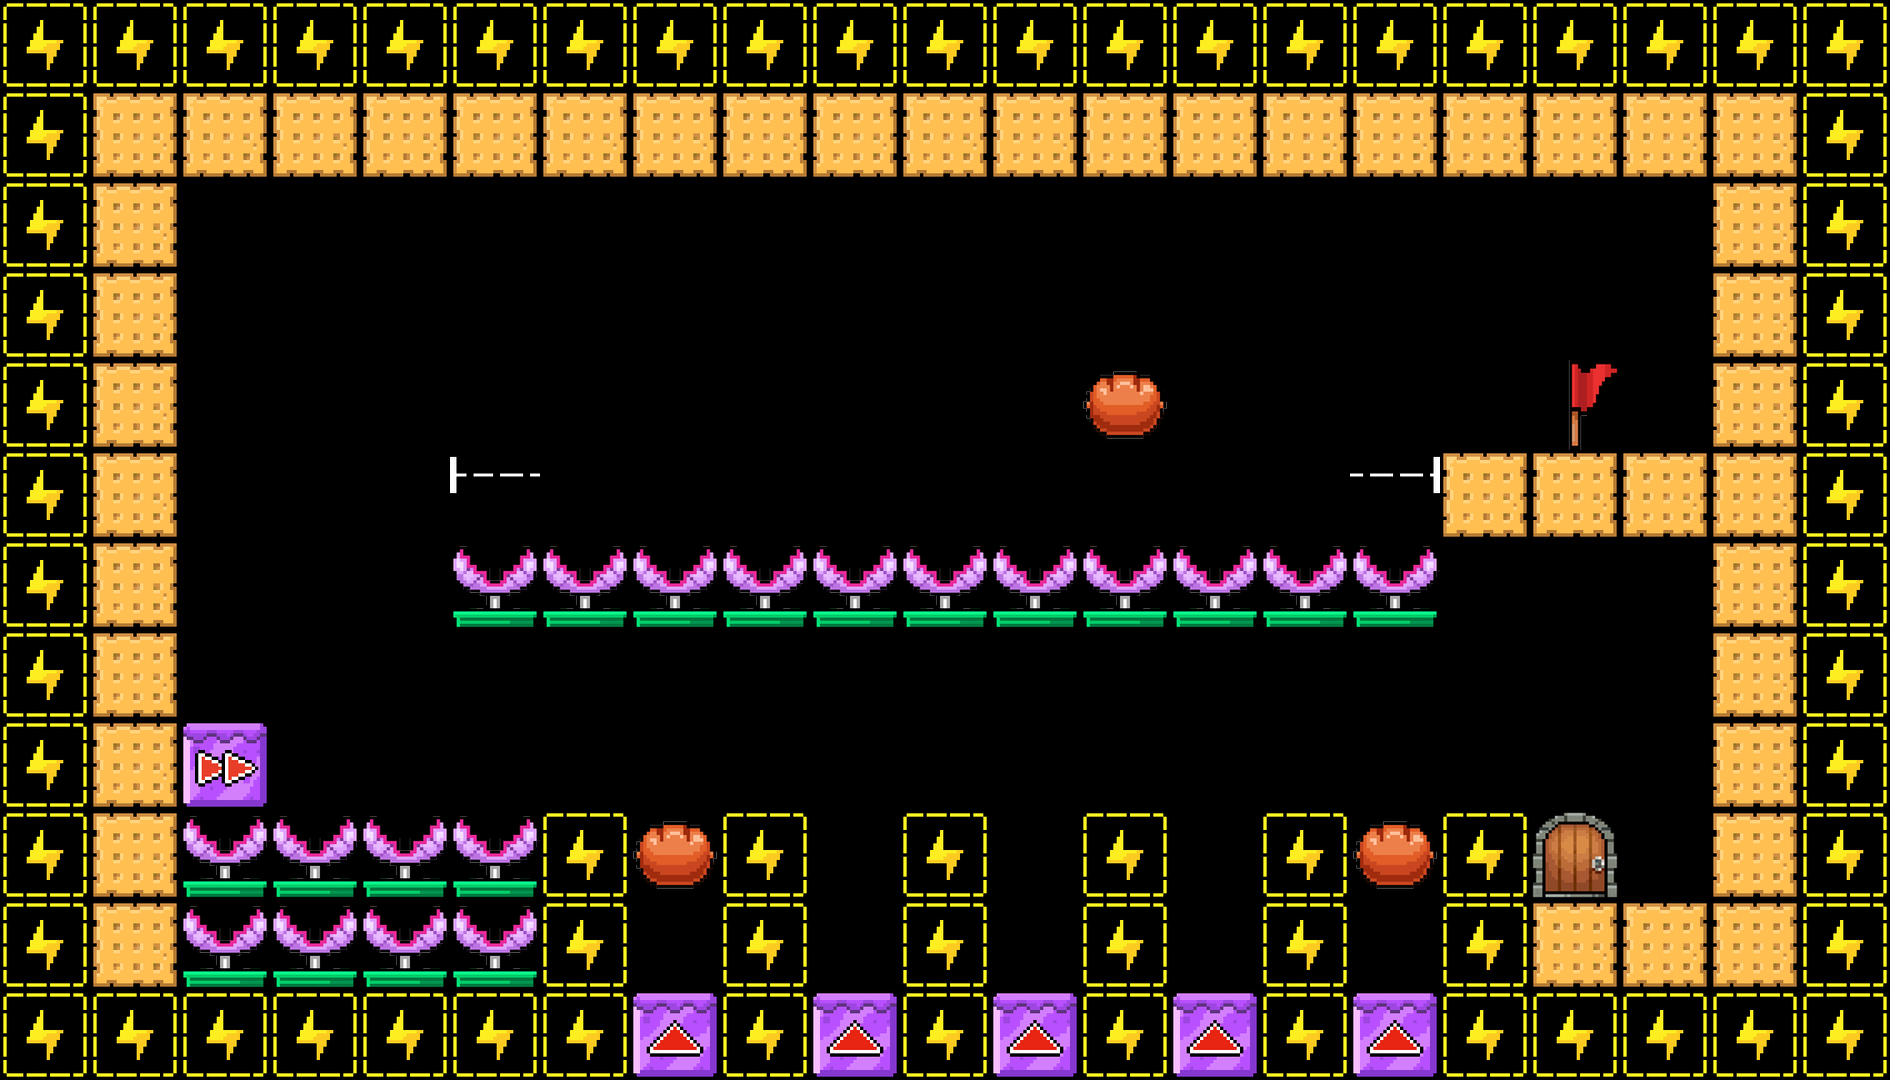

This game map was drawn from its Tiled (.tmx) file and the tilesets committed beside it. A one-line description and the full map source follow:
An orthogonal 21x12 tile map with 90x90 px tiles, 1 tile layer (TileLayer).

<map version="1.5" tiledversion="1.7.2" orientation="orthogonal" renderorder="right-down" width="21" height="12" tilewidth="90" tileheight="90" infinite="0" nextlayerid="2" nextobjectid="1">
 <properties>
  <property name="block_move_width" value="3" />
 </properties>
 <tileset firstgid="1" source="tile_90.tsx" />
 <layer id="1" name="TileLayer" width="21" height="12">
  <data encoding="csv">
17,17,17,17,17,17,17,17,17,17,17,17,17,17,17,17,17,17,17,17,17,
17,7,7,7,7,7,7,7,7,7,7,7,7,7,7,7,7,7,7,7,17,
17,7,0,0,0,0,0,0,0,0,0,0,0,0,0,0,0,0,0,7,17,
17,7,0,0,0,0,0,0,0,0,0,0,0,0,0,0,0,0,0,7,17,
17,7,0,0,0,0,0,0,0,0,0,0,3,0,0,0,0,1,0,7,17,
17,7,0,0,0,24,0,0,0,0,0,0,0,0,0,25,7,7,7,7,17,
17,7,0,0,0,15,15,15,15,15,15,15,15,15,15,15,0,0,0,7,17,
17,7,0,0,0,0,0,0,0,0,0,0,0,0,0,0,0,0,0,7,17,
17,7,22,0,0,0,0,0,0,0,0,0,0,0,0,0,0,0,0,7,17,
17,7,15,15,15,15,17,3,17,0,17,0,17,0,17,3,17,2,0,7,17,
17,7,15,15,15,15,17,0,17,0,17,0,17,0,17,0,17,7,7,7,17,
17,17,17,17,17,17,17,19,17,19,17,19,17,19,17,19,17,17,17,17,17
</data>
 </layer>
</map>
